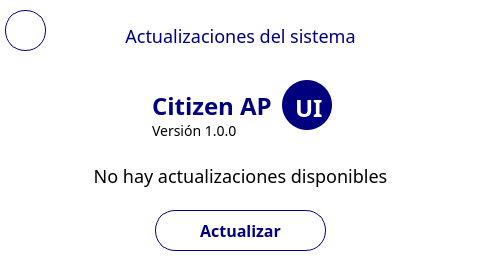
<?xml version="1.0" encoding="UTF-8"?>
<ui version="4.0">
 <class>MainWindow</class>
 <widget class="QMainWindow" name="MainWindow">
  <property name="geometry">
   <rect>
    <x>0</x>
    <y>0</y>
    <width>480</width>
    <height>272</height>
   </rect>
  </property>
  <property name="windowTitle">
   <string>MainWindow</string>
  </property>
  <property name="styleSheet">
   <string notr="true">background-color: white;
font: 18px Poppins;</string>
  </property>
  <widget class="QWidget" name="centralwidget">
   <property name="styleSheet">
    <string notr="true"/>
   </property>
   <widget class="QPushButton" name="backBtn">
    <property name="geometry">
     <rect>
      <x>5</x>
      <y>10</y>
      <width>41</width>
      <height>41</height>
     </rect>
    </property>
    <property name="styleSheet">
     <string notr="true">height: 40px;
border-radius: 20px;
border: 1px solid #00007f;
background-color: white;
color: #00007f;
font-weight: 500;
font-size: 11px;</string>
    </property>
    <property name="text">
     <string/>
    </property>
   </widget>
   <widget class="QLabel" name="label">
    <property name="geometry">
     <rect>
      <x>110</x>
      <y>10</y>
      <width>261</width>
      <height>51</height>
     </rect>
    </property>
    <property name="styleSheet">
     <string notr="true">color: #00007f;</string>
    </property>
    <property name="text">
     <string>Actualizaciones del sistema</string>
    </property>
    <property name="alignment">
     <set>Qt::AlignCenter</set>
    </property>
   </widget>
   <widget class="QLabel" name="label_2">
    <property name="geometry">
     <rect>
      <x>152</x>
      <y>80</y>
      <width>151</width>
      <height>51</height>
     </rect>
    </property>
    <property name="styleSheet">
     <string notr="true">font-weight: bold;
color: #00007f;
font-size: 24px;</string>
    </property>
    <property name="text">
     <string>Citizen AP</string>
    </property>
   </widget>
   <widget class="QLabel" name="infoLbl">
    <property name="geometry">
     <rect>
      <x>60</x>
      <y>150</y>
      <width>361</width>
      <height>51</height>
     </rect>
    </property>
    <property name="text">
     <string>No hay actualizaciones disponibles</string>
    </property>
    <property name="alignment">
     <set>Qt::AlignCenter</set>
    </property>
   </widget>
   <widget class="QPushButton" name="updateBtn">
    <property name="geometry">
     <rect>
      <x>155</x>
      <y>210</y>
      <width>171</width>
      <height>41</height>
     </rect>
    </property>
    <property name="styleSheet">
     <string notr="true">height: 40px;
border-radius: 20px;
border: 1px solid #00007f;
background-color: white;
color: #00007f;
font-weight: 500;
font-size: 16px;</string>
    </property>
    <property name="text">
     <string>Actualizar</string>
    </property>
   </widget>
   <widget class="QLabel" name="label_3">
    <property name="geometry">
     <rect>
      <x>282</x>
      <y>80</y>
      <width>50</width>
      <height>50</height>
     </rect>
    </property>
    <property name="styleSheet">
     <string notr="true">background-color: #00007f;
border-radius: 25px;</string>
    </property>
    <property name="text">
     <string/>
    </property>
   </widget>
   <widget class="QLabel" name="label_4">
    <property name="geometry">
     <rect>
      <x>295</x>
      <y>92</y>
      <width>31</width>
      <height>31</height>
     </rect>
    </property>
    <property name="styleSheet">
     <string notr="true">font-weight: bold;
color: white;
font-size: 24px;
background-color: transparent;</string>
    </property>
    <property name="text">
     <string>UI</string>
    </property>
   </widget>
   <widget class="QLabel" name="infoVersion">
    <property name="geometry">
     <rect>
      <x>152</x>
      <y>120</y>
      <width>131</width>
      <height>21</height>
     </rect>
    </property>
    <property name="styleSheet">
     <string notr="true">font-size: 14px;</string>
    </property>
    <property name="text">
     <string>Versión 1.0.0</string>
    </property>
    <property name="alignment">
     <set>Qt::AlignLeading|Qt::AlignLeft|Qt::AlignVCenter</set>
    </property>
   </widget>
  </widget>
 </widget>
 <resources/>
 <connections/>
</ui>
